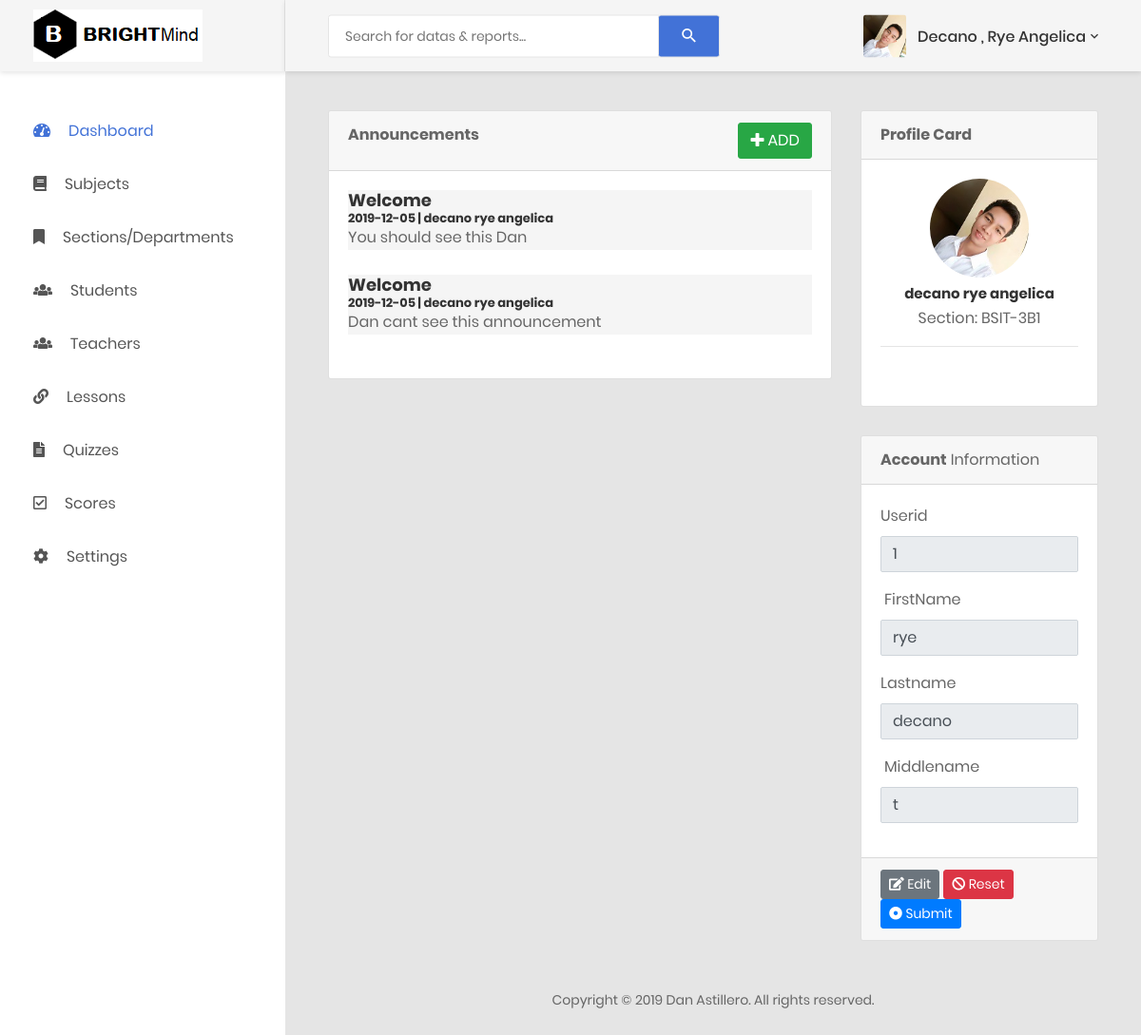
/adminindex.php (signed in), run on an earlier commit of the app's database.
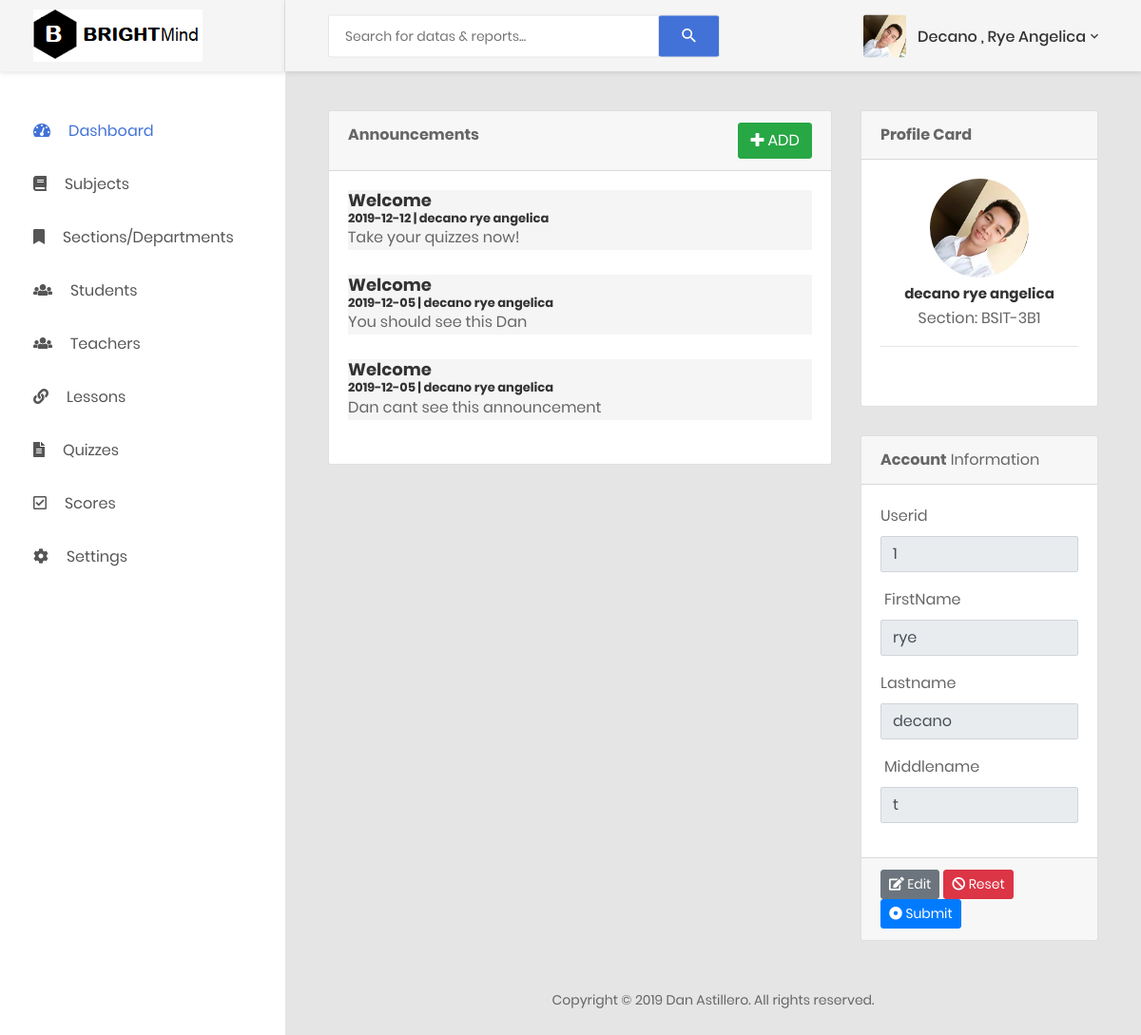
And on a later commit of the database.
### tables this page shows
CREATE TABLE `announcementtbl` (
  `announceid` int(10) NOT NULL,
  `antitle` varchar(1000) NOT NULL,
  `andetails` text NOT NULL,
  `dateposted` date NOT NULL,
  `anfrom` varchar(100) NOT NULL,
  `sectionid` int(10) NOT NULL,
  `subjectid` int(10) NOT NULL,
  `userid` int(10) NOT NULL
);

### adminsession.php (called while the page is built, shortened)
<?php
include('connection.php');
     @$userprofile=@$_SESSION['email'];
     $ASK=" SELECT * FROM `teacherstbl` WHERE email='$userprofile' ";
     $INFO=mysqli_query($con, $ASK);
?>

### functions.php (called while the page is built, shortened)
<?php
function teachersgetname($id){
    include('connection.php');
    $sql="SELECT * FROM teacherstbl where teachersid=".$id;
    $executeQuery=mysqli_query($con, $sql);
    while($result=mysqli_fetch_array($executeQuery)){
        $ibalik=$result['lname'] ." " .$result['fname'];
    }
    return $ibalik;
}
?>

### adminindex.php (the view, shortened to what the changed rows need)
<?php
include('connection.php');
include('adminsession.php');
include('functions.php');
$teacher=teachersgetname($id);
?>
<!DOCTYPE html>
<php lang="en">
<head>
    <link href="css/font-face.css" rel="stylesheet" media="all">
    <link href="vendor/font-awesome-4.7/css/font-awesome.min.css" rel="stylesheet" media="all">
    <link href="vendor/font-awesome-5/css/fontawesome-all.min.css" rel="stylesheet" media="all">
    <link href="vendor/mdi-font/css/material-design-iconic-font.min.css" rel="stylesheet" media="all">
    <link href="vendor/bootstrap-4.1/bootstrap.min.css" rel="stylesheet" media="all">
    <link href="vendor/animsition/animsition.min.css" rel="stylesheet" media="all">
    <link href="vendor/bootstrap-progressbar/bootstrap-progressbar-3.3.4.min.css" rel="stylesheet" media="all">
    <link href="vendor/wow/animate.css" rel="stylesheet" media="all">
    <link href="vendor/css-hamburgers/hamburgers.min.css" rel="stylesheet" media="all">
    <link href="vendor/slick/slick.css" rel="stylesheet" media="all">
    <link href="vendor/select2/select2.min.css" rel="stylesheet" media="all">
    <link href="vendor/perfect-scrollbar/perfect-scrollbar.css" rel="stylesheet" media="all">
    <link href="css/theme.css" rel="stylesheet" media="all">
</head>
<body class="animsition">
    <div class="page-wrapper">
        <div class="page-container">
            <?php include("adminheader.php"); ?>
            <div class="main-content">
                <div class="section__content section__content--p30">
                    <div class="container-fluid">
                        <div class="row">
                            <div class="col-md-8">
                                <div class="card">
                                    <div class="card-body">
                                    <?php
                                    $sql="SELECT * FROM announcementtbl WHERE anfrom='$teacher' ORDER BY dateposted desc  ";
                                    $result=mysqli_query($con, $sql);
                                    if(mysqli_num_rows($result)){
                                    while($row = mysqli_fetch_array($result))
                                    { ?>
                                        <div style="background-color: whitesmoke;">
                                        <h4><?php echo $row['antitle']?><h4>
                                        <h6><?php echo $row['dateposted']?> | <?php echo $row['anfrom']?></h6>
                                        <p><?php echo $row['andetails'] ?></p>
                                        </div>
                                        <br>
                                    <?php }
                                    }
                                 ?>
                                    </div>
                                </div>
                            </div>
                        </div>
                    </div>
                </div>
                    </div>
        </div>
    </div>
</body>
</php>

What changed in the data, as far as the page shows it:
added announcementtbl: antitle "Welcome", dateposted "2019-12-12", anfrom "decano rye angelica", andetails "Take your quizzes now!"
